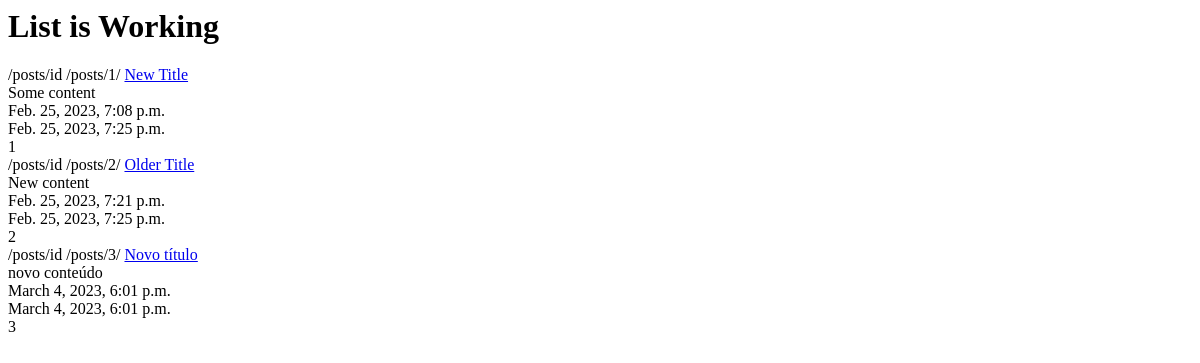
The page /posts/ on the database as committed earlier.
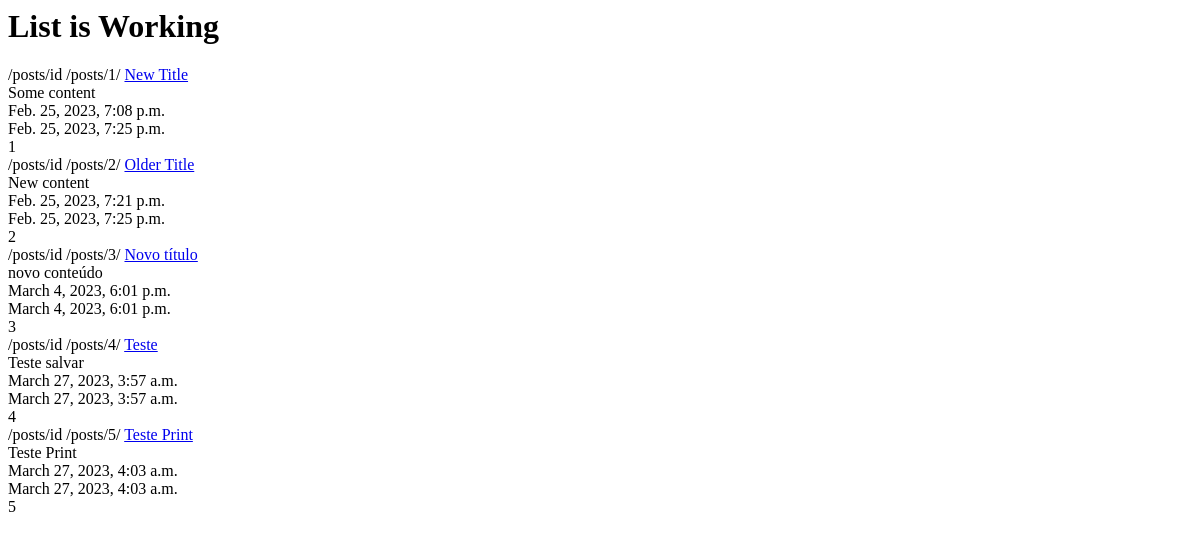
The same page on the database as committed later.
### posts/models.py (models this page shows, shortened)
class Post(models.Model):
    title = models.CharField(max_length=120)
    content = models.TextField()
    updated = models.DateTimeField(auto_now=True)
    timestamp = models.DateTimeField(auto_now=False, auto_now_add=True)
    def get_absolute_url(self):
        return reverse("posts:detail", kwargs={"id": self.id})

### posts/views.py (the view)
# urls.py: path('', post_list, name='list'),
def post_list(request):
    queryset = Post.objects.all()
    context = {
        "object_list": queryset,
        "title": "List"
    }
    return render(request, "post_list.html", context)

### templates/post_list.html
{% extends "base.html" %}
{% block content %}
<h1>{{title}} is Working</h1>
{% for obj in object_list %}
/posts/id
{% url 'posts:detail' id=obj.id %}
<a href='{{obj.get_absolute_url}}'>{{obj.title}}</a><br/>
{{obj.content}}<br/>
{{obj.timestamp}}<br/>
{{obj.updated}}<br/>
{{obj.id}}<br/>
{% endfor %}
{% endblock content %}

Rows that differ between the two databases and show on the page:
added Post: id "/posts/4/", title "Teste", content "Teste salvar", timestamp "March 27, 2023, 3:57 a.m.", updated "March 27, 2023, 3:57 a.m.", id "4"
added Post: id "/posts/5/", title "Teste Print", content "Teste Print", timestamp "March 27, 2023, 4:03 a.m.", updated "March 27, 2023, 4:03 a.m.", id "5"
